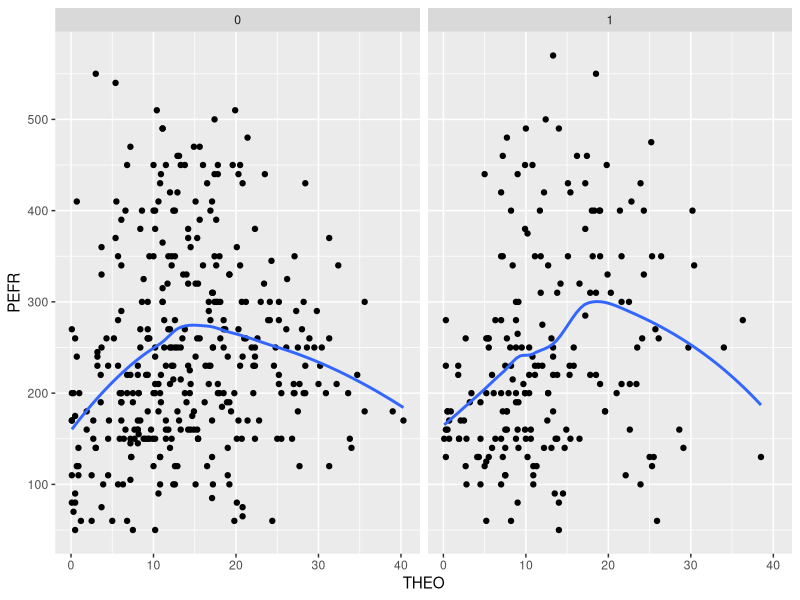

Write the R code that produced this figure. (Note: this script raises an error after producing the figure.)

library(ggplot2)
library(lme4)
theopd <- read.csv("theopd.csv")

ggplot(theopd,aes(THEO,PEFR))+
  geom_point()+
  geom_smooth(se=F)+
  facet_grid(~SEX)


nform <- ~ e0 + emax*input/(ec50+input)
nfun <- deriv(nform,namevec=c("e0","emax","ec50"),
              function.arg=c("input","e0","emax","ec50"))
nm1 <- nlme(PEFR  ~ nfun(THEO, e0, emax, ec50),
             fixed = e0 + emax + ec50 ~ 1,
             random = pdDiag(e0+ emax ~ 1),
             theopd,
             start = c(e0 = 100, emax = 100, ec50 = 8),
            control = nlmeControl(msMaxIter = 20, msVerbose = TRUE))
nm1

nm1r <- nlmer( dv  ~ nfun(THEO, e0, emax, ec50) ~ 
                (e0 | ID) + (emax | ID),
            theopd,nAGQ = 1L,
            start = c(e0 = 140, emax = 170, ec50 = 8))
nm1r





theopd <-    groupedData( PEFR ~ THEO | ID,
               data = as.data.frame( theopd ),
               FUN = mean,
               outer = ~ SEX  )

fm1 <- nlme(PEFR ~ SSasymp(THEO, Asym, R0, lrc),
     data = theopd,
     fixed = Asym + R0 + lrc ~ 1,
     random =  pdDiag(Asym + R0 ~ 1),
     start = c(Asym = 103, R0 = -8.5, lrc = -3.3))




summary(fm1)

fm1 <- nlme(PEFR ~ exp(le0) +(exp(lemax)*THEO/(exp(lec50)+THEO) ) ,
            data = theopd,
            fixed = le0 + lemax + lec50 ~ 1,
            random =  pdDiag(e0~ 1),
            start = c(le0 = log(139), lemax = log(190),
                      lec50 = log(8)))

